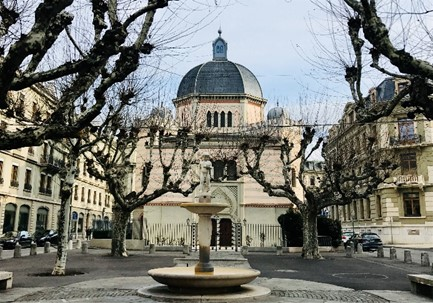
#> input picture media/img/geneva.jpg, 433 x 303 px
$ python maskPrac.py
#> lines starting #> are read from the running program, lines starting #| are printed output that depends on the picture; after the words box and inside, x2 and y2 are one past the last pixel; in counts of white or black regions, pixels touching at a corner belong together
import cv2
import numpy as np

if __name__ == '__main__':
    src = cv2.imread('../media/img/geneva.jpg')
#> src is the input picture: shape (303, 433, 3); mean B, G, R 116.1, 122.1, 120.8
    mask = np.zeros(src.shape, dtype=np.uint8)
    mask[:, 155:280, :] = 255
    mask[100:200, :, :] = 255
    cv2.imshow('Original', src)
    cv2.imshow('Mask', mask)
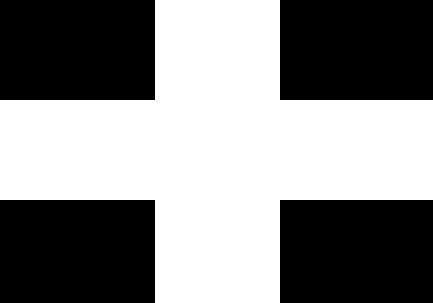
#> window 'Mask': shape (303, 433, 3); 52.3% white; 4 black regions, box (x1, y1, x2, y2) and area: (0, 200, 155, 303) 15965, (280, 200, 433, 303) 15759, (0, 0, 155, 100) 15500, (280, 0, 433, 100) 15300

    dst1 = cv2.bitwise_or(src, mask)
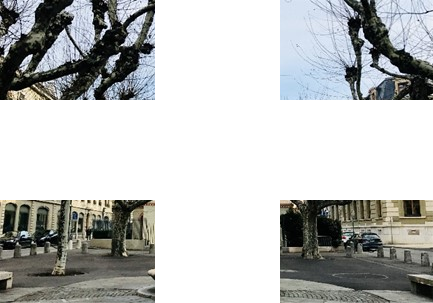
#> dst1: shape (303, 433, 3); mean B, G, R 188.1, 189, 187.3
    dst2 = cv2.bitwise_and(src, mask)
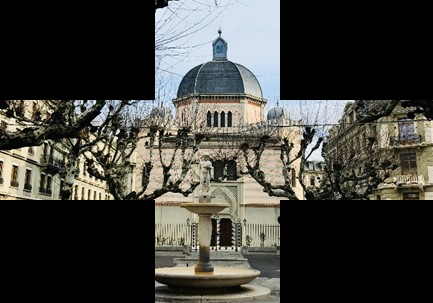
#> dst2: shape (303, 433, 3); mean B, G, R 61.4, 66.6, 67
    cv2.imshow('Result 1', dst1)
    cv2.imshow('Result 2', dst2)

    cv2.waitKey(0)
    cv2.destroyAllWindows()
